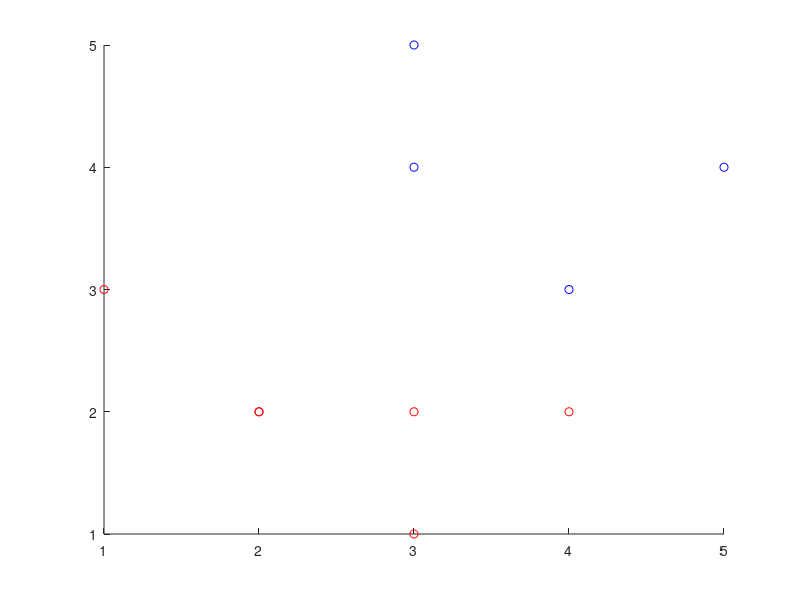

MATLAB code for this plot: (Note: this script raises an error after producing the figure.)
clear;clc;
x=[1 2 3 3 3 4 5 3 4 2 ;
   3 2 4 5 2 3 4 1 2 2];
y=[1 1 -1 -1 1 -1 -1 1 1 1];
scatter(x(1,y==1),x(2,y==1),'r')
hold on
scatter(x(1,y==-1),x(2,y==-1),'b')
[w,b,a]=perceptron_dual(x,y,1)
fimplicit(@(x1,x2)w'*[x1;x2]+b,[0 5])
